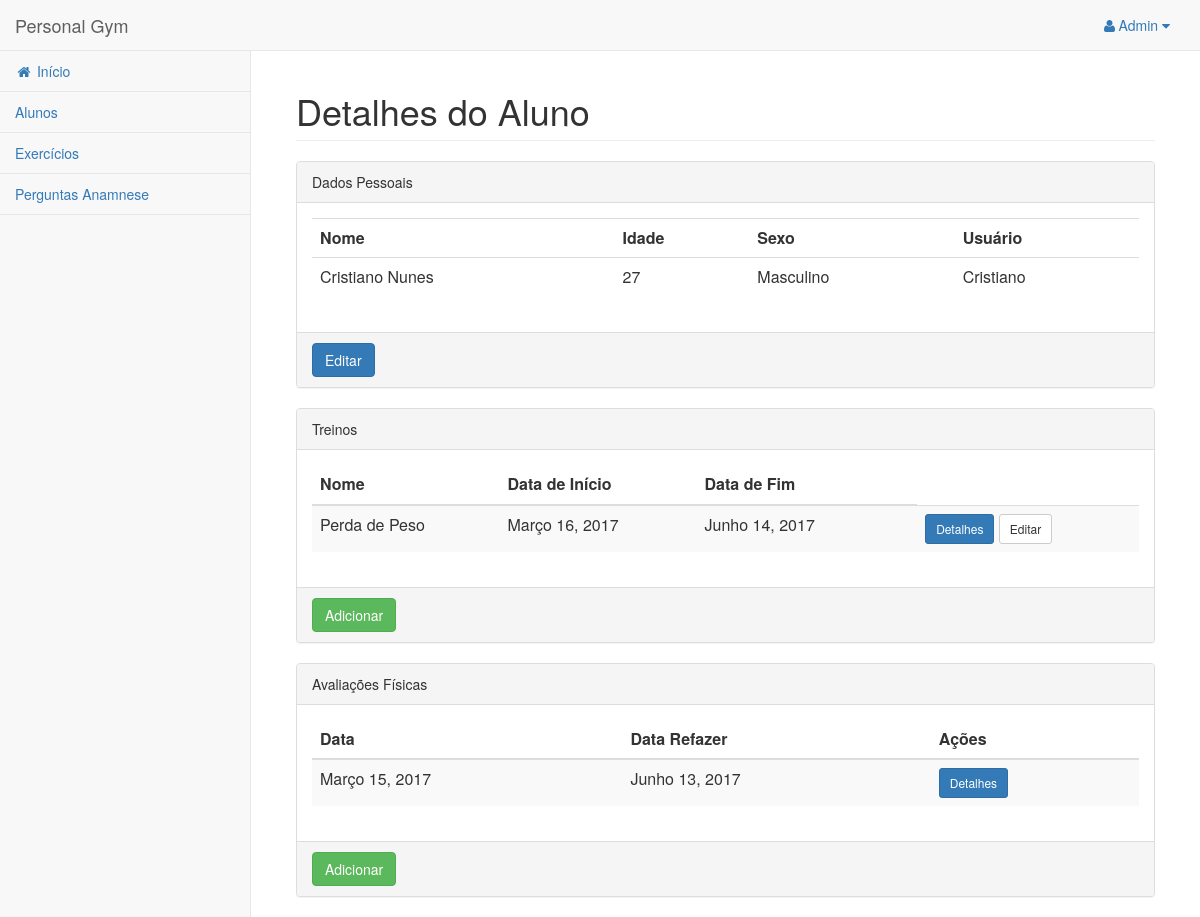
Screenshot of /aluno/detalhar/2 (signed in) with the database file from the repository.
### academia/models.py (models this page shows)
class Usuario(AbstractBaseUser):
    nome = models.CharField(max_length=100)
    idade = models.IntegerField(null=True)
    sexo = models.IntegerField(choices=((1, 'Masculino'), (2, 'Feminino')), null=True)
    login = models.CharField(max_length=10, unique=True)
    tipo = models.IntegerField(default=1)
    objects = UsuarioManager()
    USERNAME_FIELD = 'login'

class Treino(models.Model):
    nome = models.CharField(max_length=100)
    data_inicio = models.DateField(default=timezone.now)
    data_fim = models.DateField(default=refazer_dia)
    pessoa = models.ForeignKey(Usuario)

class AvaliacaoFisica(models.Model):
    data_realizada = models.DateField(default=timezone.now)
    data_refazer = models.DateField(default=refazer_dia)
    pessoa = models.ForeignKey(Usuario, editable=False)

### academia/views/aluno.py (the view)
# urls.py: url(r'^pessoa/detalhar/(?P<pk>\d+)$', pessoa.detalhar,name='pessoa_detalhar'),
@login_required
def detalhar(request, pk):
    pessoa = Usuario.objects.get(pk=pk)
    treinos = Treino.objects.filter(pessoa=pessoa.pk)
    avaliacoes = AvaliacaoFisica.objects.filter(pessoa=pessoa.pk)
    return render(request, 'aluno/detalhar.html', {
        'pessoa': pessoa, 'treinos': treinos, 'avaliacoes': avaliacoes
    })

### academia/templates/aluno/detalhar.html
{%extends 'base_site.html' %}
{% block conteudo %}
<h1 class="page-header">Detalhes do Aluno</h1>
<div class="row">
	<div class="col-md-12">
		<div class="panel panel-default">
			<div class="panel-heading">Dados Pessoais</div>
		    <div class="panel-body">
		    	<table class="table">
		    		<tr>
		    			<th>Nome</th>
		    			<th>Idade</th>
		    			<th>Sexo</th>
		    			<th>Usuário</th>
		    		</tr>
		    		<tr>
		    			<td>{{ pessoa.nome }}</td>
		    			<td>{{ pessoa.idade }}</td>
		    			<td>{{ pessoa.get_sexo_display }}</td>
		    			<td>{{ pessoa.login }}</td>
		    		</tr>
		    	</table>
		    </div>
		    <div class="panel-footer">
		    	<a href="{% url 'aluno_editar' pessoa.pk %}" class="btn btn-primary">Editar</a>
		    </div>
		</div>
	</div>
	<div class="col-md-12">
		<div class="panel panel-default">
			<div class="panel-heading">Treinos</div>
		    <div class="panel-body">
				<table class="table table-striped">
					<thead>
						<tr>
							<th>Nome</th>
							<th>Data de Início</th>
							<th>Data de Fim</th>
							<th></th>
						</tr>
					</thead>
					<tbody>
						{% for treino in treinos %}
						<tr>
							<td>{{ treino.nome }}</td>
							<td>{{ treino.data_inicio }}</td>
							<td>{{ treino.data_fim }}</td>
							<td></td>
							<td>
								<a href="{% url 'serie_listar' treino.pk %}" class="btn btn-sm btn-primary">Detalhes</a>
								<a href="{% url 'treino_editar' treino.pk %}" class="btn btn-sm btn-default">Editar</a>
							</td>
						</tr>
						{% endfor %}
					</tbody>
				</table>
		    </div>
		    <div class="panel-footer">
				<a href="{% url 'treino_adicionar' pessoa.pk %}" class="btn btn-success">Adicionar</a>
	    	</div>
		</div>
	</div>
	<div class="col-md-12">
		<div class="panel panel-default">
			<div class="panel-heading">Avaliações Físicas</div>
		    <div class="panel-body">
				<table class="table table-striped">
					<thead>
						<tr>
							<th>Data</th>
							<th>Data Refazer</th>
							<th>Ações</th>
						</tr>
					</thead>
					<tbody>
						{% for avaliacao in avaliacoes %}
						<tr>
							<td>{{ avaliacao.data_realizada }}</td>
							<td>{{ avaliacao.data_refazer }}</td>
							<td>
								<a href="{% url 'avaliacao_detalhar' avaliacao.pk %}" class="btn btn-sm btn-primary">Detalhes</a>
							</td>
						</tr>
						{% endfor %}
					</tbody>
				</table>
		    </div>
		    <div class="panel-footer">
				<a href="{% url 'avaliacao_adicionar' pessoa.pk %}" class="btn btn-success">Adicionar</a>
	    	</div>
		</div>
	</div>
</div>
{% endblock %}

### academia/templates/base_site.html (shortened to what this page needs)
{% extends 'base.html' %}
{% block body %}
    <div id="wrapper">
        <nav class="navbar navbar-default navbar-static-top" role="navigation" style="margin-bottom: 0">
            <div class="navbar-header">
                <a class="navbar-brand" href="{% url 'index' %}">Personal Gym</a>
            </div>
            <ul class="nav navbar-top-links navbar-right">
                <li class="dropdown">
                    <a class="dropdown-toggle" data-toggle="dropdown" href="#">
                        <i class="fa fa-user fa-fw"></i>{{ request.user }} <i class="fa fa-caret-down"></i>
                    </a>
                </li>
            </ul>
            <div class="navbar-default sidebar" role="navigation">
                <div class="sidebar-nav navbar-collapse">
                    <ul class="nav" id="side-menu">
                        <li><a href="{% url 'index' %}"><i class="fa fa-home fa-fw"></i> Início</a></li>
                        <li><a href="{% url 'aluno_listar' %}">Alunos</a></li>
                        <li><a href="{% url 'exercicio_listar' %}">Exercícios</a></li>
                        <li><a href="{% url 'anamnese_listar' %}">Perguntas Anamnese</a></li>
                    </ul>
                </div>
            </div>
        </nav>
        <div id="page-wrapper">
            <div class="container-fluid">
                {% block conteudo %}{% endblock %}
            </div>
        </div>
    </div>
{% endblock %}

### rows the page displays
Usuario: user "Admin"
Usuario: nome "Cristiano Nunes", idade "27", sexo "Masculino", login "Cristiano"
Treino: nome "Perda de Peso", data_inicio "Março 16, 2017", data_fim "Junho 14, 2017"
AvaliacaoFisica: data_realizada "Março 15, 2017", data_refazer "Junho 13, 2017"
